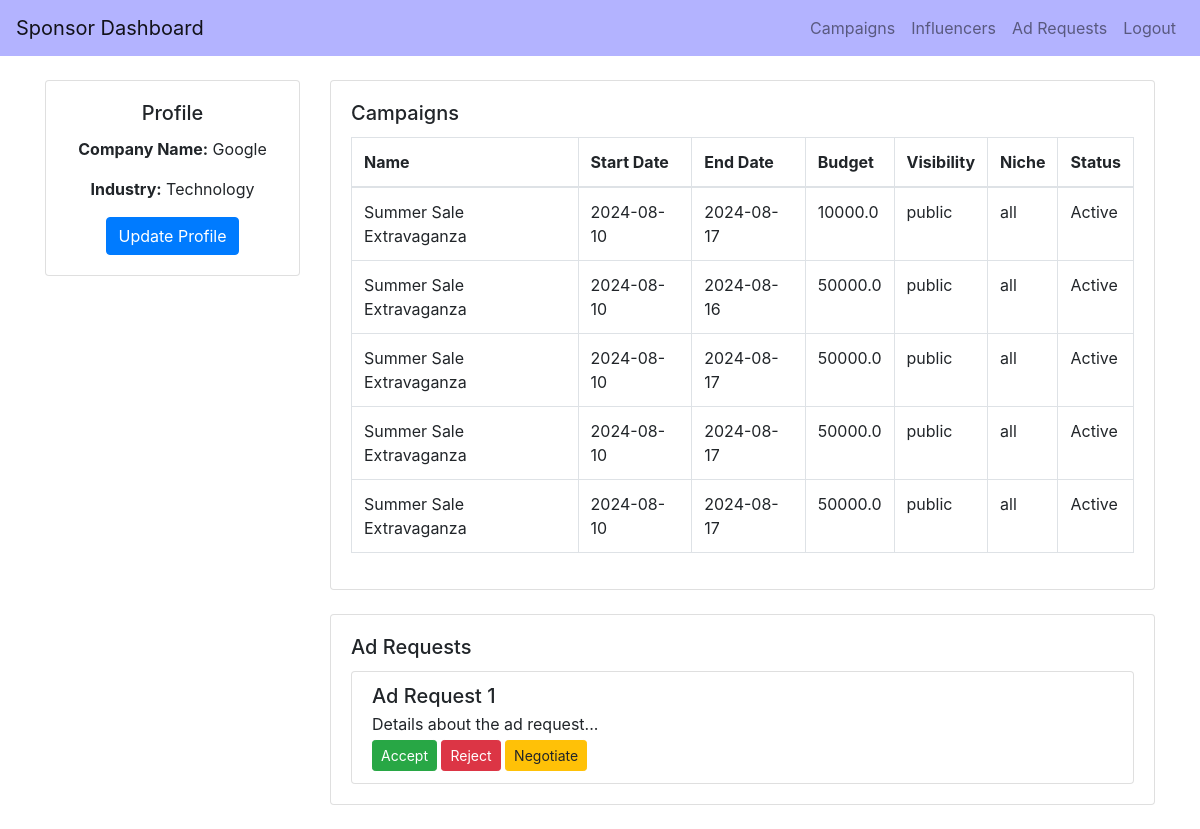
/sponsor_dashboard/google_admin, run on an earlier commit of the app's database.
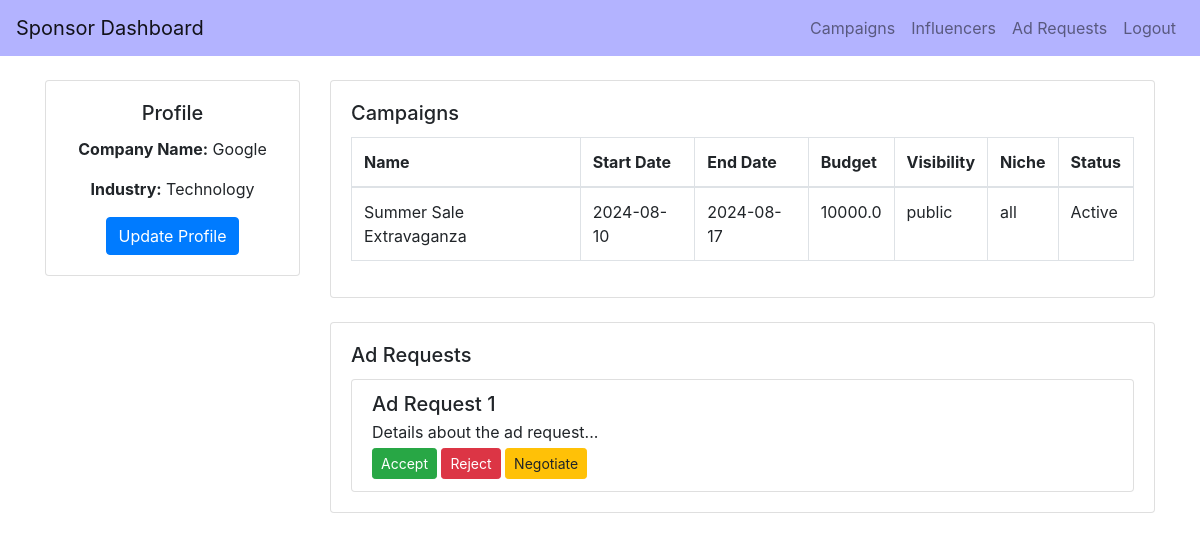
And on a later commit of the database.
### backend/models.py (models this page shows)
class Sponsor(db.Model):
    __tablename__ = 'sponsor'
    id = db.Column(db.Integer, primary_key=True)
    name = db.Column(db.String(100), nullable=False)
    email = db.Column(db.String(150), nullable=False)
    company = db.Column(db.String(100), nullable=False)
    industry = db.Column(db.String(100), nullable=False)
    user_id = db.Column(db.Integer, db.ForeignKey('user.id'), nullable=False)
    user = db.relationship('User', backref='sponsor_user', uselist=False)

class Campaign(db.Model):
    __tablename__ = 'campaign'
    id = db.Column(db.Integer, primary_key=True)
    name = db.Column(db.String(100), nullable=False)
    description = db.Column(db.Text, nullable=False)
    start_date = db.Column(db.Date, nullable=False)
    end_date = db.Column(db.Date, nullable=False)
    budget = db.Column(db.Float, nullable=False)
    visibility = db.Column(db.String(10), nullable=False)  # public, private
    goals = db.Column(db.Text, nullable=False)
    niche = db.Column(db.String(50), nullable=False)
    status = db.Column(db.String(10), nullable=False)
    flagged = db.Column(db.Boolean, default=False, nullable=False)
    user_id = db.Column(db.Integer, db.ForeignKey('user.id'), nullable=False)
    ad_requests = db.relationship('AdRequest', backref='campaigns_ad_requests')
    campaign_requests = db.relationship('CampaignRequest', backref='campaign_campaign_requests')

### backend/controller.py (the view, shortened to what this page needs)
@app.route('/sponsor_dashboard', methods=['GET', 'POST'])
@app.route('/sponsor_dashboard/<username>', methods=['GET', 'POST'])
def sponsor_dashboard(username=None):
    username = username or request.args.get('username')
    company = request.args.get('company')
    industry = request.args.get('industry')
    usr = User.query.filter_by(username=username).first()
    if usr and usr.role == 'sponsor':
            sponsor = Sponsor.query.filter_by(user_id=usr.id).first()
            if sponsor:
                sponsor_campaigns=fetch_campaigns(usr.id).campaigns
                return render_template("sponsor_dashboard.html",
                                        username=usr.username,
                                        name=sponsor.name,
                                        email=sponsor.email,
                                        company=sponsor.company,
                                        industry=sponsor.industry,
                                        campaigns=sponsor_campaigns)

### backend/controller.py (called while the page is built)
def fetch_campaigns(id):
            user_campaigns=User.query.filter_by(id=id).first()
            return user_campaigns

### templates/sponsor_dashboard.html (shortened to what this page needs)
<!DOCTYPE html>
<html lang="en">
<head>
    <link href="https://stackpath.bootstrapcdn.com/bootstrap/4.5.2/css/bootstrap.min.css" rel="stylesheet">
</head>
<body>
<nav class="navbar navbar-expand-lg navbar-light" style="background-color: #b3b3ff;">
    <a class="navbar-brand" href="#">Sponsor Dashboard</a>
    <div class="collapse navbar-collapse">
        <ul class="navbar-nav ml-auto">
            <li class="nav-item">
                <a class="nav-link" href="/sponsor_campaigns/{{ username }}">Campaigns</a>
            </li>
            <li class="nav-item">
                <a class="nav-link" href="/sponsor_influencers/{{ username }}">Influencers</a>
            </li>
            <li class="nav-item">
                <a class="nav-link" href="">Ad Requests</a>
            </li>
            <li class="nav-item">
                <a class="nav-link" href="{{ url_for('logout') }}">Logout</a>
            </li>
        </ul>
    </div>
</nav>
<div class="container mt-4">
    <div class="row">
        <div class="col-md-3 left-column">
            <div class="card">
                <div class="card-body text-center">
                    <h5 class="card-title">Profile</h5>
                    <p><strong>Company Name:</strong> {{ company }}</p>
                    <p><strong>Industry:</strong> {{ industry }}</p>
                    <button class="btn btn-primary" data-toggle="modal" data-target="#updateProfileModal">Update Profile</button>
                </div>
            </div>
        </div>
        <div class="col-md-9">
            <div class="card mb-4">
                <div class="card-body">
                    <h5 class="card-title">Campaigns</h5>
                    {% if campaigns %}
                        <div class="table-responsive">
                            <table class="table table-bordered">
                                <thead>
                                    <tr>
                                        <th>Name</th>
                                        <th>Start Date</th>
                                        <th>End Date</th>
                                        <th>Budget</th>
                                        <th>Visibility</th>
                                        <th>Niche</th>
                                        <th>Status</th>
                                    </tr>
                                </thead>
                                <tbody>
                                    {% for campaign in campaigns %}
                                        <tr>
                                            <td>{{ campaign.name }}</td>
                                            <td>{{ campaign.start_date }}</td>
                                            <td>{{ campaign.end_date }}</td>
                                            <td>{{ campaign.budget }}</td>
                                            <td>{{ campaign.visibility }}</td>
                                            <td>{{ campaign.niche }}</td>
                                            <td>{{ campaign.status }}</td>
                                        </tr>
                                    {% endfor %}
                                </tbody>
                            </table>
                        </div>
                    {% else %}
                        <p>No campaigns found.</p>
                    {% endif %}
                </div>
            </div>
            <div class="card mb-4">
                <div class="card-body">
                    <h5 class="card-title">Ad Requests</h5>
                    <div class="list-group">
                        <div class="list-group-item">
                            <h5 class="mb-1">Ad Request 1</h5>
                            <p class="mb-1">Details about the ad request...</p>
                            <button class="btn btn-success btn-sm">Accept</button>
                            <button class="btn btn-danger btn-sm">Reject</button>
                            <button class="btn btn-warning btn-sm">Negotiate</button>
                        </div>
                    </div>
                </div>
            </div>
        </div>
    </div>
</div>
</body>
</html>

### templates/sponsor_dashboard.html (style rules this page uses)
.left-column { padding-right: 15px; }

What changed in the data, as far as the page shows it:
removed Campaign: name "Summer Sale Extravaganza", start_date "2024-08-10", end_date "2024-08-16", budget "50000.0", visibility "public", niche "all", status "Active"
removed Campaign: name "Summer Sale Extravaganza", start_date "2024-08-10", end_date "2024-08-17", budget "50000.0", visibility "public", niche "all", status "Active"
removed Campaign: name "Summer Sale Extravaganza", start_date "2024-08-10", end_date "2024-08-17", budget "50000.0", visibility "public", niche "all", status "Active"
removed Campaign: name "Summer Sale Extravaganza", start_date "2024-08-10", end_date "2024-08-17", budget "50000.0", visibility "public", niche "all", status "Active"
